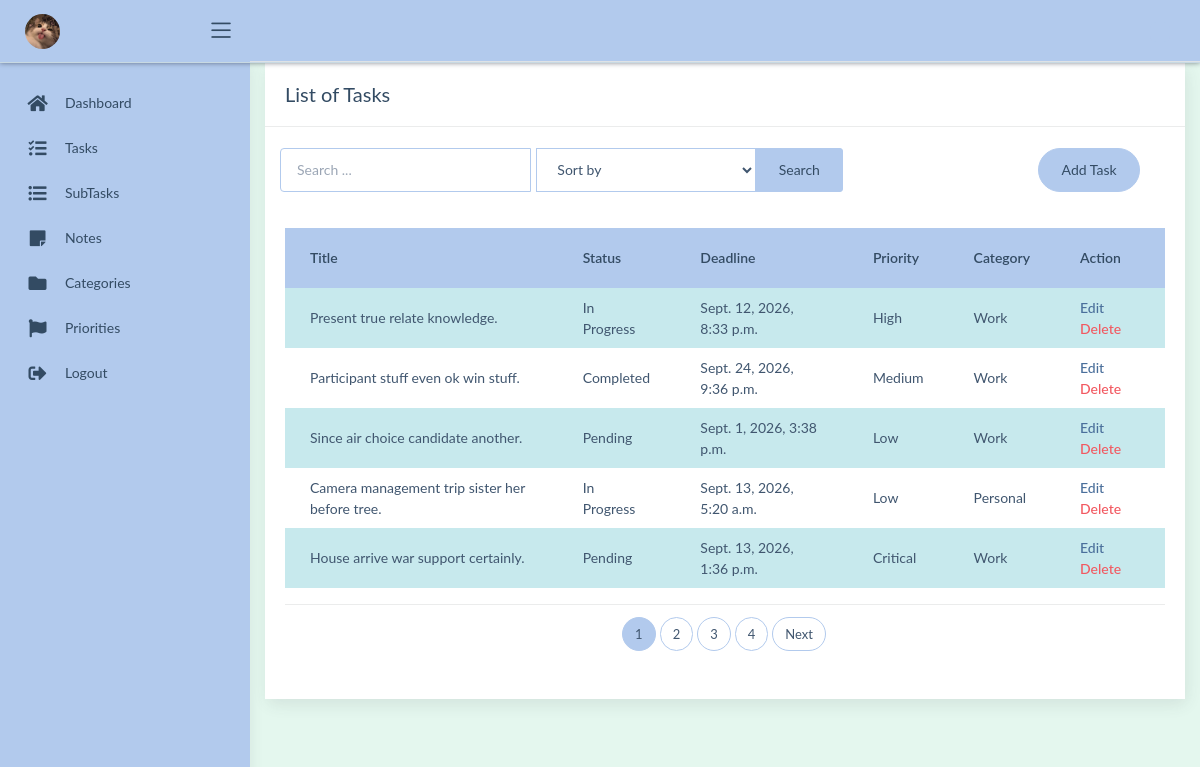
/tasks/, run on the app's committed database.
### todomanager/models.py (models this page shows, shortened)
class BaseModel(models.Model):
    created_at = models.DateTimeField(auto_now_add=True)
    updated_at = models.DateTimeField(auto_now=True)
    class Meta:
        abstract = True

class Task (BaseModel):
    STATUS_CHOICES = [
        ('Pending', 'Pending'),
        ('In Progress', 'In Progress'),
        ('Completed', 'Completed'),
    ]
    title = models.CharField(max_length=250)
    description = models.TextField()
    deadline = models.DateTimeField()
    status = models.CharField(max_length=20, choices=STATUS_CHOICES, default='Pending')
    category = models.ForeignKey(Category, on_delete=models.CASCADE)
    priority = models.ForeignKey(Priority, on_delete=models.CASCADE)

class Priority (BaseModel):
    name = models.CharField(max_length=150)
    class Meta:
        verbose_name = "Priority"
        verbose_name_plural = "Priorities"
    def __str__(self):
        return self.name

class Category (BaseModel):
    name = models.CharField(max_length=150)
    class Meta:
        verbose_name = "Category"
        verbose_name_plural = "Categories"
    def __str__(self):
        return self.name

### todomanager/views.py (the view)
# urls.py: path('tasks/', views.TaskList.as_view(), name='task-list'),
class TaskList(ListView):
    model = Task
    context_object_name = 'tasks'
    template_name = 'task_list.html'
    paginate_by = 5
    def get_queryset(self):
        qs = super().get_queryset()
        query = self.request.GET.get('q')
        if query:
            qs = qs.filter(
                Q(title__icontains=query) |
                Q(description__icontains=query)
            )
        sort = self.request.GET.get('sort')
        sort_options = {
            'title': 'title',
            'status': 'status',
            'deadline': 'deadline',
            'priority': 'priority__name',
            'category': 'category__name',
        }
        if sort in sort_options:
            qs = qs.order_by(sort_options[sort])
        return qs

### templates/task_list.html (shortened to what this page needs)
{% extends 'base.html' %}
{% load static %}
{% block content %}
<div class="content">
    <div class="container-fluid">
        <div class="row">
            <div class="col-md-12">
                <div class="card">
                    <div class="card-header">
                        <div class="card-title">
                            List of Tasks
                        </div>
                    </div>
                    <br />
                    <div class="col-md-12 row task-controls-wrapper">
                        <div class="col-md-8">
                            <form method="get"
                                  action="{% url 'task-list' %}">
                                <div class="input-group">
                                    <input type="text"
                                           name="q"
                                           class="form-control"
                                           placeholder="Search ..."
                                           value="{{ request.GET.q|default:'' }}">
                                    <select name="sort"
                                            class="form-control sort-desktop"
                                            style="max-width: 220px; margin-left: 5px;"
                                            onchange="this.form.submit()">
                                        <option value="">
                                            Sort by
                                        </option>
                                    </select>
                                    <div class="input-group-append">
                                        <button type="submit"
                                                class="btn btn-primary">
                                            Search
                                        </button>
                                    </div>
                                </div>
                            </form>
                        </div>
                        <div class="col-md-4">
                            <div class="pull-right">
                                <a href="{% url 'task-add' %}"
                                   class="btn btn-success btn-rounded">
                                    Add Task
                                </a>
                            </div>
                        </div>
                    </div>
                    <div class="card-body">
                        <div class="desktop-task-table">
                            <table class="table table-striped mt-3">
                                <thead>
                                    <tr>
                                        <th scope="col">
                                            Title
                                        </th>
                                        <th scope="col">
                                            Status
                                        </th>
                                        <th scope="col">
                                            Deadline
                                        </th>
                                        <th scope="col">
                                            Priority
                                        </th>
                                        <th scope="col">
                                            Category
                                        </th>
                                        <th scope="col">
                                            Action
                                        </th>
                                    </tr>
                                </thead>
                                <tbody>
                                    {% for object in tasks %}
                                    <tr>
                                        <td>
                                            {{ object.title }}
                                        </td>
                                        <td>
                                            {{ object.status }}
                                        </td>
                                        <td>
                                            {{ object.deadline }}
                                        </td>
                                        <td>
                                            {{ object.priority }}
                                        </td>
                                        <td>
                                            {{ object.category }}
                                        </td>
                                        <td>
                                            <a href="{% url 'task-update' object.id %}">
                                                Edit
                                            </a>
                                            <a href="{% url 'task-delete' object.id %}"
                                               class="text-danger">
                                                Delete
                                            </a>
                                        </td>
                                    </tr>
                                    {% endfor %}
                                </tbody>
                            </table>
                        </div>
                        {% include 'includes/pagination.html' %}
                    </div>
                </div>
            </div>
        </div>
    </div>
</div>
{% endblock %}

### templates/base.html (shortened to what this page needs)
{% load static %}
{% load pwa %}
<!DOCTYPE html>
<html lang="en">
<head>
    <link rel="stylesheet"
          href="{% static 'css/bootstrap.min.css' %}">
    <link rel="stylesheet"
          href="{% static 'css/atlantis.min.css' %}">
    <link rel="stylesheet"
          href="{% static 'css/fonts.min.css' %}">
</head>
<body data-background-color="light">
    <div class="wrapper">
        <div class="main-header">
            <div class="main-header-logo">
                <div class="logo-header"
                     data-background-color="light">
                    <a href="{% url 'home' %}"
                       class="logo d-flex align-items-center">
                        <img src="{% static 'img/cat.jpg' %}"
                             alt="Logo"
                             class="mr-2"
                             style="
                                width: 35px;
                                height: 35px;
                                border-radius: 50%;
                                object-fit: cover;
                             ">
                    </a>
                    <div class="nav-toggle">
                        <button type="button"
                                class="btn btn-toggle toggle-sidebar">
                            <i class="icon-menu"></i>
                        </button>
                    </div>
                </div>
            </div>
            <nav class="navbar navbar-header navbar-header-transparent navbar-expand-lg border-bottom">
                <div class="container-fluid">
                    <ul class="navbar-nav topbar-nav ml-md-auto align-items-center">
                        <li class="nav-item">
                            <span class="nav-link"
                                  style="
                                    background-color: #B2CAED;
                                    color: #334B63;
                                    border-radius: 6px;
                                  ">
                            </span>
                        </li>
                    </ul>
                </div>
            </nav>
        </div>
        <div class="sidebar"
             data-background-color="light">
            <div class="sidebar-wrapper scrollbar scrollbar-inner">
                <div class="sidebar-content">
                    <ul class="nav nav-primary">
                        <li class="nav-item">
                            <a href="{% url 'home' %}">
                                <i class="fas fa-home"></i>
                                <p>Dashboard</p>
                            </a>
                        </li>
                        <li class="nav-item">
                            <a href="{% url 'task-list' %}">
                                <i class="fas fa-tasks"></i>
                                <p>Tasks</p>
                            </a>
                        </li>
                        <li class="nav-item">
                            <a href="{% url 'subtask-list' %}">
                                <i class="fas fa-list-ul"></i>
                                <p>SubTasks</p>
                            </a>
                        </li>
                        <li class="nav-item">
                            <a href="{% url 'note-list' %}">
                                <i class="fas fa-sticky-note"></i>
                                <p>Notes</p>
                            </a>
                        </li>
                        <li class="nav-item">
                            <a href="{% url 'category-list' %}">
                                <i class="fas fa-folder"></i>
                                <p>Categories</p>
                            </a>
                        </li>
                        <li class="nav-item">
                            <a href="{% url 'priority-list' %}">
                                <i class="fas fa-flag"></i>
                                <p>Priorities</p>
                            </a>
                        </li>
                        <li class="nav-item">
                            <a href="{% url 'account_logout' %}">
                                <i class="fas fa-sign-out-alt"></i>
                                <p>Logout</p>
                            </a>
                        </li>
                    </ul>
                </div>
            </div>
        </div>
        <div class="main-panel">
            {% block content %}
            {% endblock %}
        </div>
    </div>
</body>
</html>

### templates/includes/pagination.html (shortened to what this page needs)
{% if is_paginated %}
<div class="card-footer px-0 border-0 d-flex justify-content-center mt-3">
    <nav aria-label="Page navigation">
        <ul class="pagination">
            {% for num in page_obj.paginator.page_range %}
                {% if page_obj.number == num %}
                    <li class="page-item active">
                        <span class="page-link">
                            {{ num }}
                        </span>
                    </li>
                {% else %}
                    <li class="page-item">
                        <a class="page-link"
                           href="?{% if request.GET.q %}q={{ request.GET.q|urlencode }}&{% endif %}{% if request.GET.sort %}sort={{ request.GET.sort|urlencode }}&{% endif %}page={{ num }}">
                            {{ num }}
                        </a>
                    </li>
                {% endif %}
            {% endfor %}
            {% if page_obj.has_next %}
                <li class="page-item">
                    <a class="page-link"
                       href="?{% if request.GET.q %}q={{ request.GET.q|urlencode }}&{% endif %}{% if request.GET.sort %}sort={{ request.GET.sort|urlencode }}&{% endif %}page={{ page_obj.next_page_number }}">
                        Next
                    </a>
                </li>
            {% endif %}
        </ul>
    </nav>
</div>
{% endif %}

### templates/base.html (style rules this page uses)
:root { --mint-mist: #E4F7EE; --pale-aqua: #C7E9ED; --periwinkle-blue: #B2CAED; --text-color: #40566F; --heading-color: #334B63; --hover-blue: #91B3E2; --border-color: #C8D9E2; }
html, body { background-color: var(--mint-mist) !important; color: var(--text-color) !important; }
.wrapper, .main-panel, .content { background-color: var(--mint-mist) !important; color: var(--text-color) !important; }
.main-header, .main-header .navbar, .navbar-header, .navbar-header-transparent, .logo-header { background-color: var(--periwinkle-blue) !important; }
.main-header { border-bottom: 1px solid var(--border-color) !important; }
.logo-header .logo, .logo-header .logo span, .logo-header .nav-toggle i, .logo-header .topbar-toggler i { color: var(--heading-color) !important; }
.sidebar, .sidebar-wrapper, .sidebar-content { background-color: var(--periwinkle-blue) !important; }
.sidebar .nav-primary .nav-item > a, .sidebar .nav-primary .nav-item > a p, .sidebar .nav-primary .nav-item > a i { color: var(--heading-color) !important; }
.card { background-color: #FFFFFF !important; color: var(--text-color) !important; border: none; border-radius: 8px; }
.card-header { background-color: #FFFFFF !important; color: var(--heading-color) !important; border-bottom: 1px solid var(--border-color); }
.card-title { color: var(--heading-color) !important; }
.card-body { background-color: #FFFFFF !important; color: var(--text-color) !important; }
.table { color: var(--text-color) !important; background-color: #FFFFFF; }
.table thead th { background-color: var(--periwinkle-blue) !important; color: var(--heading-color) !important; border-color: var(--border-color) !important; }
.table tbody tr { background-color: #FFFFFF !important; }
.table-striped tbody tr:nth-of-type(odd) { background-color: var(--pale-aqua) !important; }
.table tbody td { color: var(--text-color) !important; border-color: var(--border-color) !important; }
.table td a { font-weight: 500; }
.btn-primary, .btn-success { background-color: var(--periwinkle-blue) !important; border-color: var(--periwinkle-blue) !important; color: var(--heading-color) !important; box-shadow: none !important; }
.form-control { background-color: #FFFFFF !important; color: var(--text-color) !important; border-color: var(--periwinkle-blue) !important; }
.form-control::placeholder { color: #718096 !important; }
a { color: #4A6F9B; }
.pagination .page-item .page-link { background-color: #FFFFFF; color: var(--text-color); border-color: var(--periwinkle-blue); }
.pagination .page-item.active .page-link { background-color: var(--periwinkle-blue); border-color: var(--periwinkle-blue); color: var(--heading-color); }

### data on the page
Task: title "Present true relate knowledge.", status "In Progress", deadline "Sept. 12, 2026, 8:33 p.m.", priority "High", category "Work"
Task: title "Participant stuff even ok win stuff.", status "Completed", deadline "Sept. 24, 2026, 9:36 p.m.", priority "Medium", category "Work"
Task: title "Since air choice candidate another.", status "Pending", deadline "Sept. 1, 2026, 3:38 p.m.", priority "Low", category "Work"
Task: title "Camera management trip sister her before tree.", status "In Progress", deadline "Sept. 13, 2026, 5:20 a.m.", priority "Low", category "Personal"
Task: title "House arrive war support certainly.", status "Pending", deadline "Sept. 13, 2026, 1:36 p.m.", priority "Critical", category "Work"

### other printed values
{{ num }} "1"
{{ num }} "2" "3" "4"
